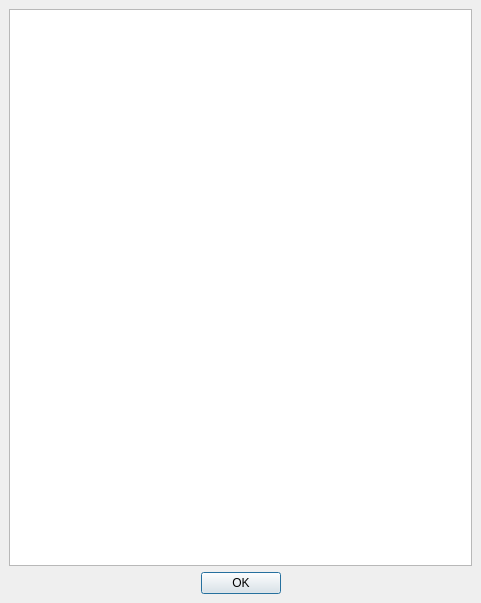
<ui version="4.0" >
 <class>LogDialog</class>
 <widget class="QDialog" name="LogDialog" >
  <property name="geometry" >
   <rect>
    <x>0</x>
    <y>0</y>
    <width>481</width>
    <height>603</height>
   </rect>
  </property>
  <property name="windowTitle" >
   <string>Log Viewer</string>
  </property>
  <layout class="QVBoxLayout" >
   <property name="margin" >
    <number>9</number>
   </property>
   <property name="spacing" >
    <number>6</number>
   </property>
   <item>
    <widget class="QTextEdit" name="logView" >
     <property name="undoRedoEnabled" >
      <bool>false</bool>
     </property>
     <property name="readOnly" >
      <bool>true</bool>
     </property>
     <property name="acceptRichText" >
      <bool>false</bool>
     </property>
     <property name="cursorWidth" >
      <number>0</number>
     </property>
    </widget>
   </item>
   <item>
    <widget class="QDialogButtonBox" name="buttonBox" >
     <property name="orientation" >
      <enum>Qt::Horizontal</enum>
     </property>
     <property name="standardButtons" >
      <set>QDialogButtonBox::Ok</set>
     </property>
     <property name="centerButtons" >
      <bool>true</bool>
     </property>
    </widget>
   </item>
  </layout>
 </widget>
 <resources/>
 <connections>
  <connection>
   <sender>buttonBox</sender>
   <signal>accepted()</signal>
   <receiver>LogDialog</receiver>
   <slot>accept()</slot>
   <hints>
    <hint type="sourcelabel" >
     <x>248</x>
     <y>254</y>
    </hint>
    <hint type="destinationlabel" >
     <x>157</x>
     <y>274</y>
    </hint>
   </hints>
  </connection>
  <connection>
   <sender>buttonBox</sender>
   <signal>rejected()</signal>
   <receiver>LogDialog</receiver>
   <slot>reject()</slot>
   <hints>
    <hint type="sourcelabel" >
     <x>316</x>
     <y>260</y>
    </hint>
    <hint type="destinationlabel" >
     <x>286</x>
     <y>274</y>
    </hint>
   </hints>
  </connection>
 </connections>
</ui>
